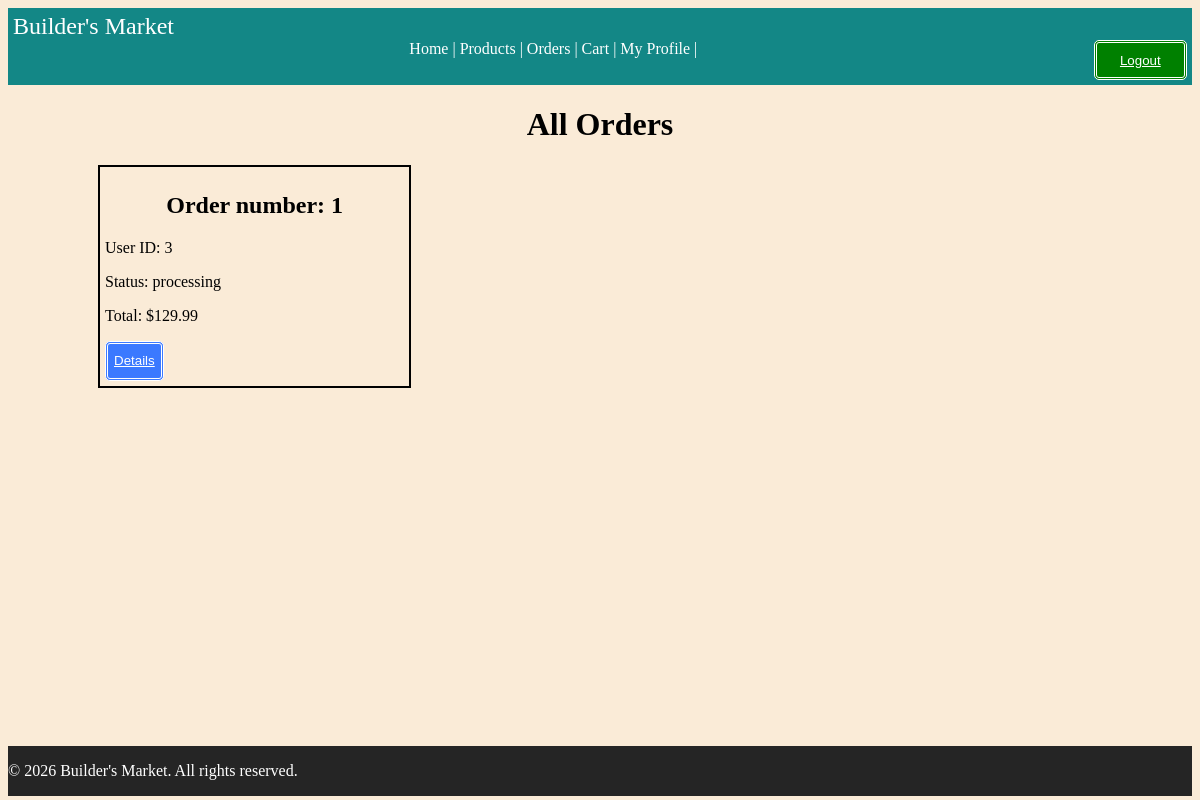
/orders/ (signed in), run on an earlier commit of the app's database.
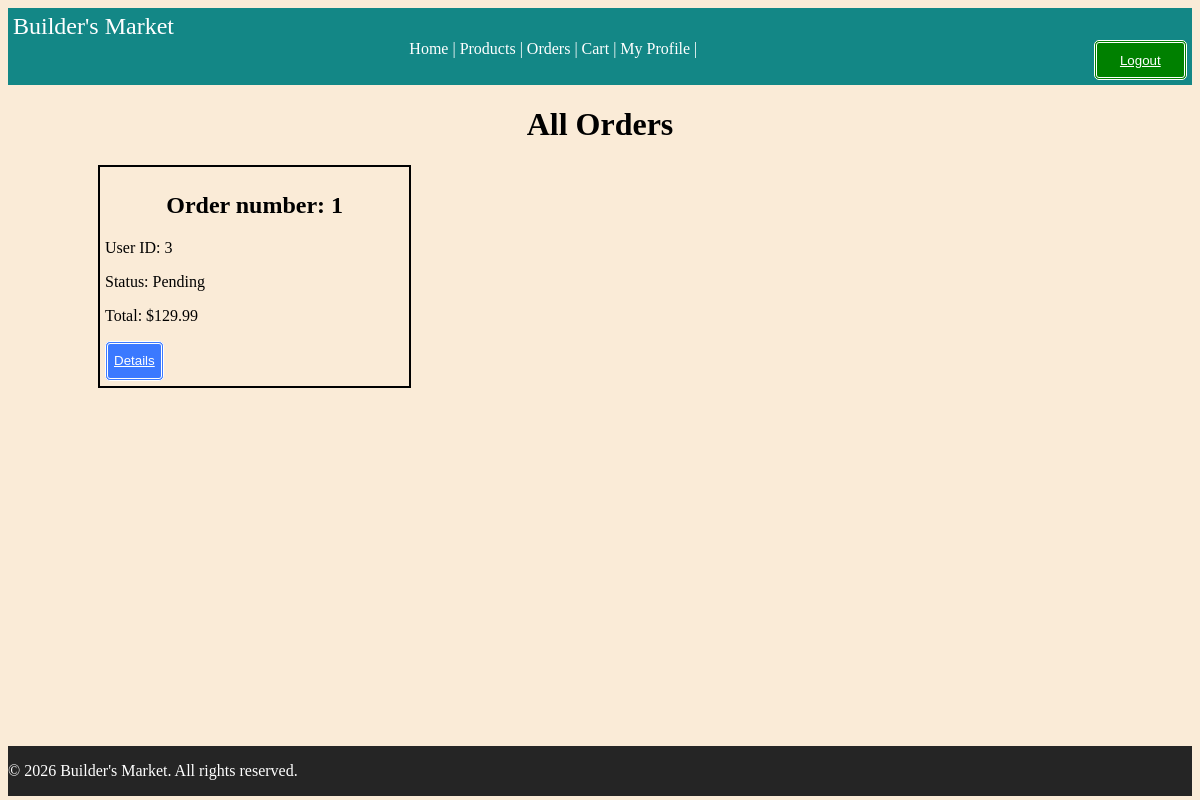
And on a later commit of the database.
### tables this page shows
CREATE TABLE orders (
    order_id INTEGER PRIMARY KEY,
    user_id INTEGER NOT NULL,
    total DECIMAL(10, 2) NOT NULL,
    status VARCHAR(50) NOT NULL DEFAULT 'Pending',
    created_at DATETIME DEFAULT CURRENT_TIMESTAMP,
    updated_at DATETIME DEFAULT CURRENT_TIMESTAMP,
    FOREIGN KEY (user_id) REFERENCES users(user_id) ON DELETE CASCADE
);

### routes/orders.py (the view)
@orders_bp.route('/', methods=['GET'])
@require_auth
def view_orders():
    if g.user.role in ["Admin", "Moderator"]:
        orders = Order.GetAll()
    else:
        orders = Order.GetByUser(g.user.user_id)
    return render_template("order/orders_all.html", orders=orders)

### auth/auths.py (called while the page is built)
def require_auth(f):
    @wraps(f)
    def wrapped_view(*args, **kwargs):
        if not g.get("user"):
          abort(401)
        return f(*args, **kwargs)
    return wrapped_view

### database/connection.py (called while the page is built)
def get_connection():
    try:
        conn = sqlite3.connect(Config.DATABASE)
        conn.row_factory = sqlite3.Row
        return conn
    except Error as e:
        print(f"Database connection error: {e}")
        return None

### models/order.py (called while the page is built)
    @staticmethod
    def GetByUser(user_id):
        db = get_connection()
        try:
            return db.execute("""
                SELECT * FROM orders
                WHERE user_id = ?
                ORDER BY created_at DESC
            """, (user_id,)).fetchall()
        finally:
            db.close()

### templates/order/orders_all.html (shortened to what this page needs)
{% extends "base.html" %}
{% block content %}
<h1> All Orders </h1>
<div class="order-grid">
{% for order in orders %}
<div class="product-card" >
<h2> Order number: {{order.order_id}}</h2>
<p> User ID: {{order.user_id}}</p>
    <p>Status: {{order.status}}</p>
    <p>Total: ${{order.total}}</p>
    <div class="prod-buttons">
        <button class="blueButton" type="submit">
            <a href="{{url_for('orders.order_details', order_id=order.order_id)}}"> Details </a>
        </button>
    </div>
</div>
    {% endfor %}
</div>
{% endblock %}

What changed in the data, as far as the page shows it:
changed orders id 1: status "processing" → "Pending"
